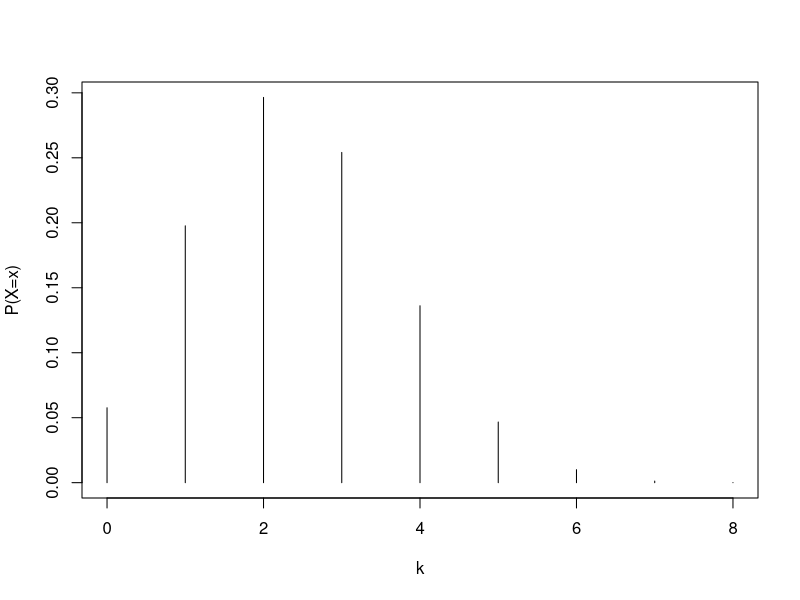
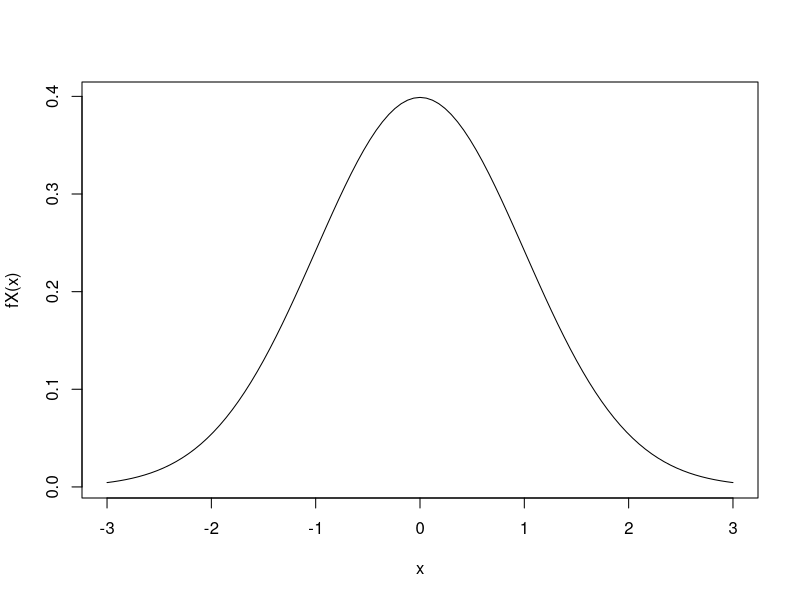
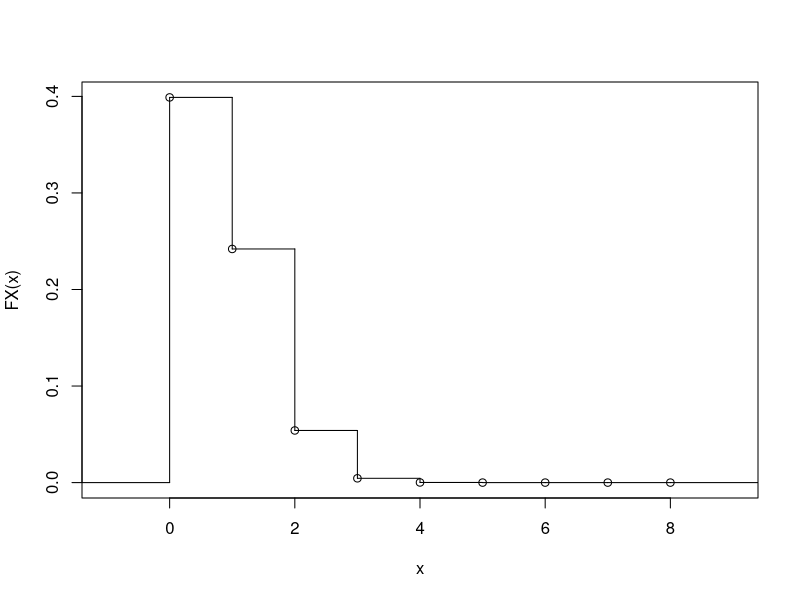
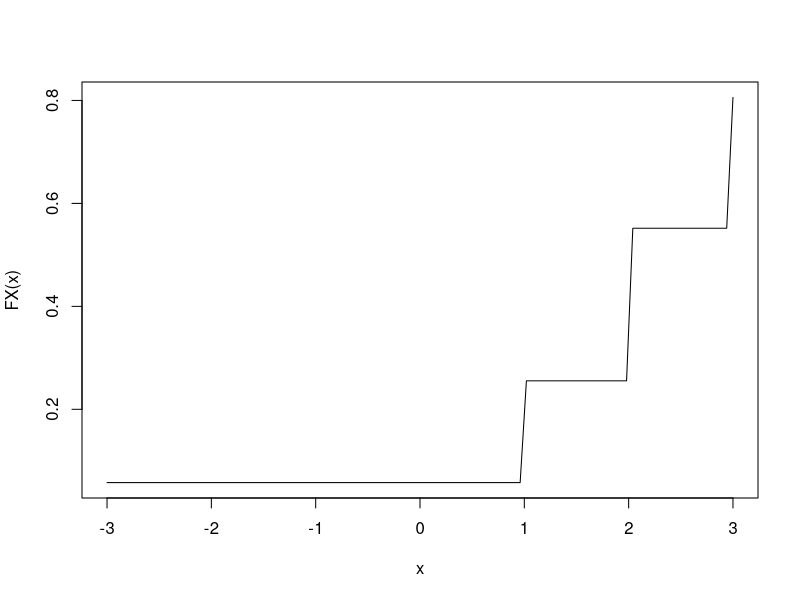

Source code (R) for these figures, in order: (Note: this script raises an error after producing the figures.)
k = 0:8
p = function(k){
    choose(8, k)*0.3^k*0.7^(8-k)
}
p(k)

sum(p(k))

f = function(x, mu = 0, sigma = 1){
    1/sqrt(2*pi*sigma^2) * exp(-(x-mu)^2/(2*sigma^2))
}
f(0)

#check
integrate(function(x) f(x,0,1), lower = -Inf, upper = Inf)$value
?plot
plot(k, p(k), type="h", ylab="P(X=x)")

?curve
curve(f(x,0,1), from=-3, to=3, ylab = "fX(x)")

F = function(k){
    sum(p(0:k))
}
F = Vectorize(F)
F(4)

?integrate

f = function(x, mu = 0, sigma = 1){
    1/sqrt(2*pi*sigma^2) * exp(-(x-mu)^2/(2*sigma^2))
}

F2 = function(a){
    integrate(function(x) f(x,0,1), lower = -Inf, upper =a)$value
}
F2 = Vectorize(F2)
F2(1.96)

plot(stepfun(k, c(0,f(k))), ylab = "FX(x)", main="" )

curve(F(x), from=-3, to=3, ylab = "FX(x)")

################################################################
# PHAN VI
f = function(k){
    sum(p(0:k))
}
f=Vectorize(f)
K = k[f(k) >= 0.25]
K[1]

f(0)
f(1)

?uniroot
uniroot(function(x) F2(x) - 0.975, c(-3,3))$root

#####################################################
# MO PHONG
x = 1:7
sample(x)

x = 1:3
sample(x, size = 2, replace=TRUE, prob = c(0.25, 0.2, 0.55))
